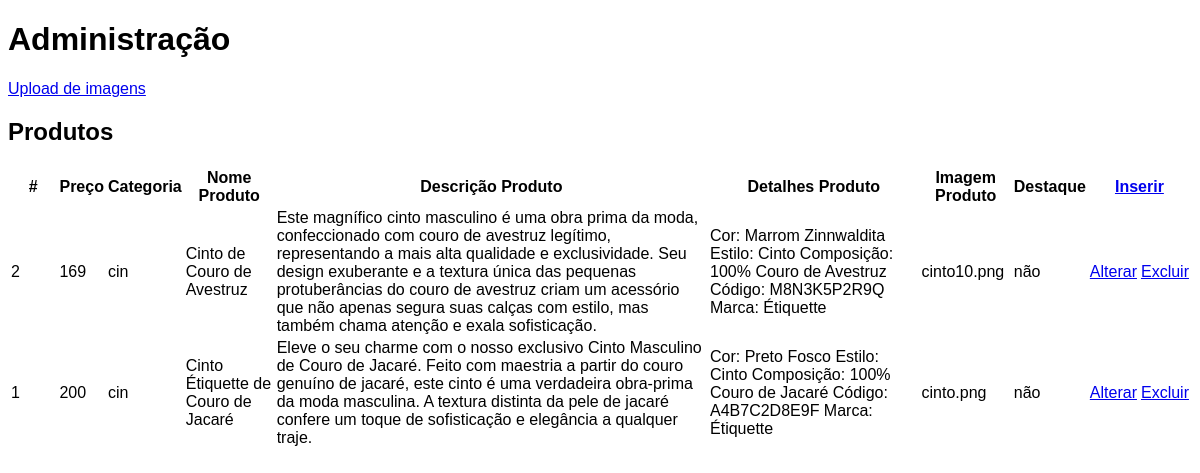
Page /admin/produtos.php on the committed database.
### tables this page shows
CREATE TABLE `produtos` (
  `id_produto` int(10) NOT NULL,
  `preco` float DEFAULT NULL,
  `categoria` char(3) NOT NULL,
  `nome_produto` tinytext NOT NULL,
  `descricao_produto` text NOT NULL,
  `detalhes_produto` text NOT NULL,
  `imagem_produto` varchar(50) NOT NULL,
  `destaque` enum('sim','não') DEFAULT NULL
);

### admin/produtos.php (the view, shortened to what this page needs)
<?php
    require_once('../conexao/conecta.php');
    $sql="SELECT id_produto, preco, categoria, nome_produto, descricao_produto, detalhes_produto, imagem_produto, destaque FROM produtos ORDER BY id_produto DESC";
    $result = mysqli_query($conexao, $sql);
    $linha = mysqli_fetch_assoc($result);
?>
<!DOCTYPE html>
<html lang="pt-br">
<head>
    <link rel="stylesheet" href="styles.css">
</head>
<body>
<div class="container-fluid">
  <div class="row">
    <main>
      <div class="box">
        <h1>Administração</h1>
        <a href="upload.php">Upload de imagens</a>
      </div>
    <h2>Produtos</h2>
      <div>
        <table>
          <thead>
            <tr>
              <th scope="col" style="width:4%">#</th>
              <th scope="col">Preço</th>
              <th scope="col">Categoria</th>
              <th scope="col">Nome Produto</th>
              <th scope="col">Descrição Produto</th>
              <th scope="col">Detalhes Produto</th>
              <th scope="col">Imagem Produto</th>
              <th scope="col">Destaque</th>
              <th colspan="2" scope="col" class="text-center"><a href="produto_insere.php">Inserir</a></th>
            </tr>
          </thead>
          <tbody>
          <?php do {?>
            <tr>
              <td><?php echo $linha['id_produto']?></td>
              <td><?php echo $linha['preco']?></td>
              <td><?php echo $linha['categoria']?></td>
              <td><?php echo $linha['nome_produto']?></td>
              <td><?php echo $linha['descricao_produto']?></td>
              <td><?php echo $linha['detalhes_produto']?></td>
              <td><?php echo $linha['imagem_produto']?></td>
              <td><?php echo $linha['destaque']?></td>
              <td class="text-center"><a href="produto_altera.php?id_produto=<?php echo $linha['id_produto']?>">Alterar</a></td>
              <td class="text-center"><a href="produto_exclui.php?id_produto=<?php echo $linha['id_produto']?>">Excluir</a></td>
            </tr>
          <?php } while($linha=mysqli_fetch_assoc($result))?>
          </tbody>
        </table>
      </div>
    </main>
  </div>
</div>
</body>
</html>

### admin/styles.css (style rules this page uses)
body { font-size: 16px; font-family: 'Quicksand', sans-serif; }

### rows in the picture
produtos: id_produto "2", preco "169", categoria "cin", nome_produto "Cinto de Couro de Avestruz", descricao_produto "Este magnífico cinto masculino é uma obra prima da moda, confeccionado com couro de avestruz legítimo, representando a mais alta qualidade e exclusividade. Seu design exuberante e a textura única das pequenas protuberâncias do couro de avestruz criam um acessório que não apenas segura suas calças com estilo, mas também chama atenção e exala sofisticação.", detalhes_produto "Cor: Marrom Zinnwaldita Estilo: Cinto Composição: 100% Couro de Avestruz Código: M8N3K5P2R9Q Marca: Étiquette", imagem_produto "cinto10.png", destaque "não"
produtos: id_produto "1", preco "200", categoria "cin", nome_produto "Cinto Étiquette de Couro de Jacaré", descricao_produto "Eleve o seu charme com o nosso exclusivo Cinto Masculino de Couro de Jacaré. Feito com maestria a partir do couro genuíno de jacaré, este cinto é uma verdadeira obra-prima da moda masculina. A textura distinta da pele de jacaré confere um toque de sofisticação e elegância a qualquer traje.", detalhes_produto "Cor: Preto Fosco Estilo: Cinto Composição: 100% Couro de Jacaré Código: A4B7C2D8E9F Marca: Étiquette", imagem_produto "cinto.png", destaque "não"
